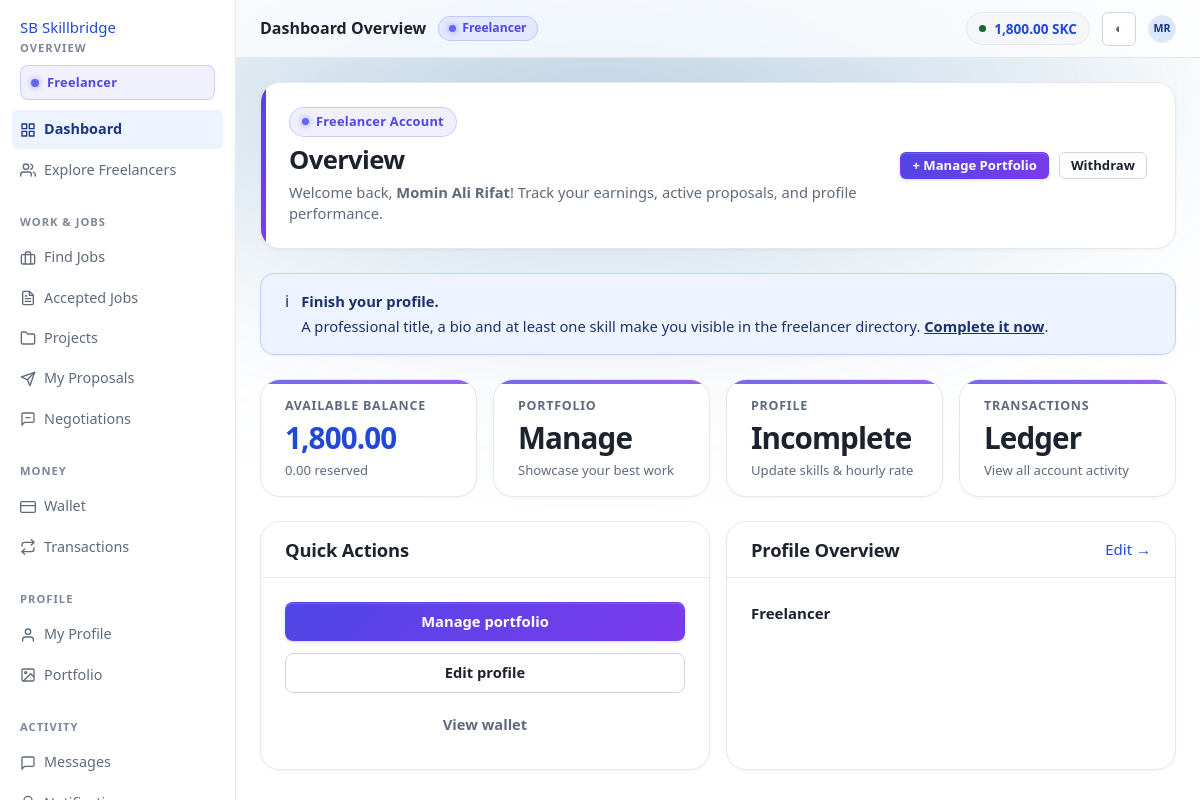
Page /profiles/freelancer/dashboard/ (signed in) on the committed database.
### apps/wallets/models.py (models this page shows, shortened)
class Wallet(TimeStampedModel):
    user = models.OneToOneField(settings.AUTH_USER_MODEL, on_delete=models.PROTECT, related_name='wallet')
    available_balance = MoneyField(help_text='Spendable SkillCoin.')
    reserved_balance = MoneyField(help_text='Locked for published job budgets or a pending withdrawal.')
    escrow_balance = MoneyField(help_text='Committed to funded projects.')
    lifetime_deposited = MoneyField()
    lifetime_withdrawn = MoneyField()
    lifetime_earned = MoneyField()
    lifetime_spent = MoneyField()
    is_frozen = models.BooleanField(default=False, help_text='Admin freeze — blocks every outgoing movement.')
    frozen_reason = models.CharField(max_length=300, blank=True)
    version = models.PositiveBigIntegerField(default=0, help_text='Incremented on every mutation; detects lost updates.')
    class Meta:
        constraints = [models.CheckConstraint(check=models.Q(available_balance__gte=ZERO), name='wallet_available_non_negative'), models.CheckConstraint(check=models.Q(reserved_balance__gte=ZERO), name='wallet_reserved_non_negative'), models.CheckConstraint(check=models.Q(escrow_balance__gte=ZERO), name='wallet_escrow_non_negative')]
    @property
    def total(self):
        return self.available_balance + self.reserved_balance + self.escrow_balance

### apps/accounts/models.py (models this page shows, shortened)
class User(AbstractBaseUser, PermissionsMixin, UUIDModel, TimeStampedModel):
    class Status(models.TextChoices):
        ACTIVE = ('ACTIVE', 'Active')
        SUSPENDED = ('SUSPENDED', 'Suspended')
        BANNED = ('BANNED', 'Banned')
        CLOSED = ('CLOSED', 'Closed')
    email = models.EmailField(unique=True, db_index=True)
    username = models.CharField(max_length=50, unique=True, db_index=True, validators=[USERNAME_VALIDATOR])
    first_name = models.CharField(max_length=80, blank=True)
    last_name = models.CharField(max_length=80, blank=True)
    role = models.CharField(max_length=12, choices=Role.choices, db_index=True)
    is_email_verified = models.BooleanField(default=False, db_index=True)
    email_verified_at = models.DateTimeField(null=True, blank=True)
    status = models.CharField(max_length=10, choices=Status.choices, default=Status.ACTIVE, db_index=True)
    suspension_reason = models.TextField(blank=True)
    suspended_until = models.DateTimeField(null=True, blank=True)
    is_active = models.BooleanField(default=True)
    is_staff = models.BooleanField(default=False)
    date_joined = models.DateTimeField(default=timezone.now)
    last_seen_at = models.DateTimeField(null=True, blank=True)
    avatar = models.ImageField(upload_to='avatars/%Y/%m/', null=True, blank=True)
    objects = UserManager()
    USERNAME_FIELD = 'email'
    REQUIRED_FIELDS = ['username']
    class Meta:
        ordering = ('-date_joined',)
        indexes = [models.Index(fields=['role', 'status']), models.Index(fields=['-date_joined'])]
    @property
    def full_name(self) -> str:
        name = f'{self.first_name} {self.last_name}'.strip()
        return name or self.username
    @property
    def initials(self) -> str:
        parts = [p for p in (self.first_name, self.last_name) if p]
        if parts:
            return ''.join((p[0] for p in parts[:2])).upper()
        return self.username[:2].upper()
    @property
    def is_freelancer(self) -> bool:
        return self.role == Role.FREELANCER
    @property
    def is_platform_admin(self) -> bool:
        return self.role == Role.ADMIN or self.is_superuser
    @property
    def is_usable(self) -> bool:
        if not self.is_active or self.status in {self.Status.BANNED, self.Status.CLOSED}:
            return False
        if self.status == self.Status.SUSPENDED:
            if self.suspended_until and self.suspended_until <= timezone.now():
                return True
            return False
        return True

### apps/profiles/models.py (models this page shows, shortened)
class FreelancerProfile(TimeStampedModel):
    class Availability(models.TextChoices):
        FULL_TIME = ('FULL_TIME', 'Available full time')
        PART_TIME = ('PART_TIME', 'Available part time')
        LIMITED = ('LIMITED', 'Limited availability')
        UNAVAILABLE = ('UNAVAILABLE', 'Not available')
    class ExperienceLevel(models.TextChoices):
        ENTRY = ('ENTRY', 'Entry level')
        INTERMEDIATE = ('INTERMEDIATE', 'Intermediate')
        EXPERT = ('EXPERT', 'Expert')
    user = models.OneToOneField(settings.AUTH_USER_MODEL, on_delete=models.CASCADE, related_name='freelancer_profile')
    profile_picture = models.ImageField(upload_to='profiles/freelancer/%Y/%m/', null=True, blank=True)
    professional_title = models.CharField(max_length=160, blank=True)
    bio = models.TextField(blank=True, max_length=3000)
    phone = models.CharField(max_length=20, blank=True)
    location = models.CharField(max_length=160, blank=True)
    website = models.URLField(blank=True)
    github_url = models.URLField(blank=True)
    linkedin_url = models.URLField(blank=True)
    skills = models.ManyToManyField('profiles.Skill', through='FreelancerSkill', related_name='freelancers', blank=True)
    categories = models.ManyToManyField('profiles.Category', related_name='freelancers', blank=True)
    hourly_rate = MoneyField(help_text='Indicative rate in SkillCoin per hour.')
    availability = models.CharField(max_length=12, choices=Availability.choices, default=Availability.FULL_TIME, db_index=True)
    experience_level = models.CharField(max_length=12, choices=ExperienceLevel.choices, default=ExperienceLevel.INTERMEDIATE, db_index=True)
    years_experience = models.PositiveSmallIntegerField(default=0, validators=[MaxValueValidator(60)])
    languages = models.CharField(max_length=200, blank=True)
    completed_projects = models.PositiveIntegerField(default=0, db_index=True)
    active_projects = models.PositiveIntegerField(default=0)
    total_earned = MoneyField()
    proposals_submitted = models.PositiveIntegerField(default=0)
    proposals_accepted = models.PositiveIntegerField(default=0)
    on_time_deliveries = models.PositiveIntegerField(default=0)
    late_deliveries = models.PositiveIntegerField(default=0)
    is_profile_complete = models.BooleanField(default=False, db_index=True)
    is_available_for_hire = models.BooleanField(default=True, db_index=True)
    search_text = models.TextField(blank=True, editable=False, db_index=True)
    class Meta:
        indexes = [models.Index(fields=['search_text'], name='freelancerprofile_search_text'), models.Index(fields=['availability', 'is_available_for_hire']), models.Index(fields=['-completed_projects'])]
        constraints = [models.CheckConstraint(check=models.Q(hourly_rate__gte=ZERO), name='freelancer_rate_non_negative')]

### apps/profiles/views.py (the view)
@freelancer_required
def freelancer_dashboard(request):
    from apps.wallets.selectors import earnings_breakdown, wallet_summary
    user = request.user
    return render(request, 'profiles/freelancer_dashboard.html', {'wallet_info': wallet_summary(user), 'earnings': earnings_breakdown(user), 'pending_proposals': 0, 'accepted_proposals': 0, 'active_projects': 0, 'open_tasks': [], 'recent_proposals': [], 'invitations': [], 'profile': FreelancerProfile.objects.filter(user=user).first(), 'nav': 'dashboard', 'page_title': 'Dashboard'})

### apps/profiles/templates/profiles/freelancer_dashboard.html (shortened to what this page needs)
{% extends "layouts/dashboard.html" %}
{% load static %}
{% block page_heading %}Dashboard Overview{% endblock %}
{% block page_css %}<link rel="stylesheet" href="{% static 'profiles/css/dashboard_view.css' %}?v=4.0">{% endblock %}
{% block content %}
<div class="dash-overview-hero">
  <div class="dash-overview-hero__meta">
    <div class="role-pill-tag role-pill-tag--freelancer">
      <span class="role-pulse-dot"></span> Freelancer Account
    </div>
    <h1 class="dash-overview-title">Overview</h1>
    <p class="dash-overview-subtitle">
      Welcome back, <strong>{{ user.full_name|default:user.username }}</strong>! Track your earnings, active proposals, and profile performance.
    </p>
  </div>
  <div class="dash-overview-hero__action">
    <a class="btn btn--primary btn--sm" href="{% url 'portfolios:my_portfolio' %}">+ Manage Portfolio</a>
    <a class="btn btn--secondary btn--sm" href="{% url 'wallets:withdraw' %}">Withdraw</a>
  </div>
</div>
{% if profile and not profile.is_profile_complete %}
  <div class="alert alert--info">
    <span class="alert__icon" aria-hidden="true">i</span>
    <div class="alert__body">
      <strong>Finish your profile.</strong>
      A professional title, a bio and at least one skill make you visible in the freelancer directory.
      <a href="{% url 'profiles:edit_freelancer' %}">Complete it now</a>.
    </div>
  </div>
{% endif %}
<div class="dash-grid">
  <a class="card stat" href="{% url 'wallets:wallet' %}">
    <p class="stat__label">Available balance</p>
    <p class="stat__value coin">{{ wallet_info.available|coin }}</p>
    <p class="stat__note">{{ wallet_info.reserved|coin }} reserved</p>
  </a>
  <a class="card stat" href="{% url 'portfolios:my_portfolio' %}">
    <p class="stat__label">Portfolio</p>
    <p class="stat__value">Manage</p>
    <p class="stat__note">Showcase your best work</p>
  </a>
  <a class="card stat" href="{% url 'profiles:edit_freelancer' %}">
    <p class="stat__label">Profile</p>
    <p class="stat__value">{% if profile.is_profile_complete %}Active{% else %}Incomplete{% endif %}</p>
    <p class="stat__note">Update skills & hourly rate</p>
  </a>
  <a class="card stat" href="{% url 'wallets:transactions' %}">
    <p class="stat__label">Transactions</p>
    <p class="stat__value">Ledger</p>
    <p class="stat__note">View all account activity</p>
  </a>
</div>
<div class="grid grid--2" style="margin-top:var(--gap-5)">
  <section class="card">
    <div class="card__head">
      <h2>Quick Actions</h2>
    </div>
    <div class="card__body">
      <div class="btn-group">
        <a class="btn btn--primary" href="{% url 'portfolios:my_portfolio' %}">Manage portfolio</a>
        <a class="btn btn--secondary" href="{% url 'profiles:edit_freelancer' %}">Edit profile</a>
        <a class="btn btn--ghost" href="{% url 'wallets:wallet' %}">View wallet</a>
      </div>
    </div>
  </section>
  <section class="card">
    <div class="card__head">
      <h2>Profile Overview</h2>
      <a href="{% url 'profiles:edit_freelancer' %}">Edit →</a>
    </div>
    <div class="card__body">
      <p class="bold">{{ profile.professional_title|default:"Freelancer" }}</p>
    </div>
  </section>
</div>
{% endblock %}

### templates/layouts/dashboard.html (shortened to what this page needs)
{% extends "base.html" %}
{% load static %}
{% block shell_css %}<link rel="stylesheet" href="{% static 'css/dashboard.css' %}?v=4.0">{% endblock %}
{% block chrome %}
<div class="app">
  <aside class="app-side">
    <a class="brand" href="{% url 'home' %}">
      <span class="brand__mark" aria-hidden="true">SB</span> Skillbridge
    </a>
    {% include "components/sidebar.html" %}
  </aside>
  <div class="app-main">
    <header class="app-top">
      <span class="app-top__title">{% block page_heading %}{% endblock %}</span>
      {% if user.is_freelancer %}
        <span class="top-role-badge top-role-badge--freelancer"><span class="role-pulse-dot"></span> Freelancer</span>
      {% elif user.is_client %}
        <span class="top-role-badge top-role-badge--client"><span class="role-pulse-dot"></span> Client</span>
      {% endif %}
      {% if wallet %}
        <a class="wallet-chip hide-sm" href="{% url 'wallets:wallet' %}" title="Available balance">
          <span class="wallet-chip__dot" aria-hidden="true"></span>
          {{ wallet.available_balance|coin }} {{ SKILLCOIN.CODE }}
        </a>
      {% endif %}
      <button class="icon-btn" type="button" data-theme-toggle aria-label="Switch colour theme">◐</button>
      <a class="avatar avatar--sm" href="{% url 'accounts:settings' %}" title="{{ user.full_name }}">
        {% if user.avatar %}<img src="{{ user.avatar.url }}" alt="">{% else %}{{ user.initials }}{% endif %}
      </a>
    </header>
    <main id="main" class="app-body{% block body_class %}{% endblock %}">
      {% block content %}{% endblock %}
    </main>
  </div>
</div>
{% endblock %}

### rows in the picture
Wallet: available_balance|coin "1,800.00", available|coin "1,800.00", reserved|coin "0.00"
User: initials "MR", full_name "Momin Ali Rifat"
FreelancerProfile: professional_title "Freelancer"

### other values in the picture
{{ SKILLCOIN.CODE }} "SKC"
